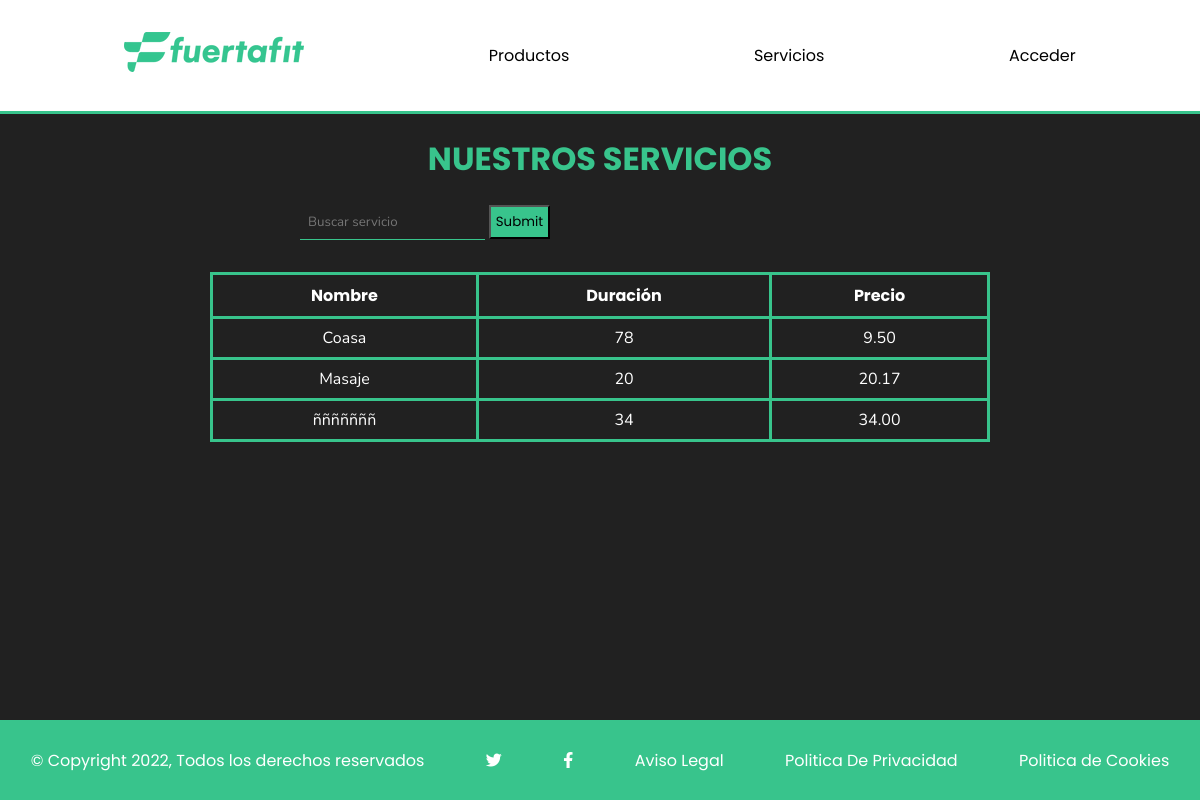
The page /php/servicios.php on the database as committed earlier.
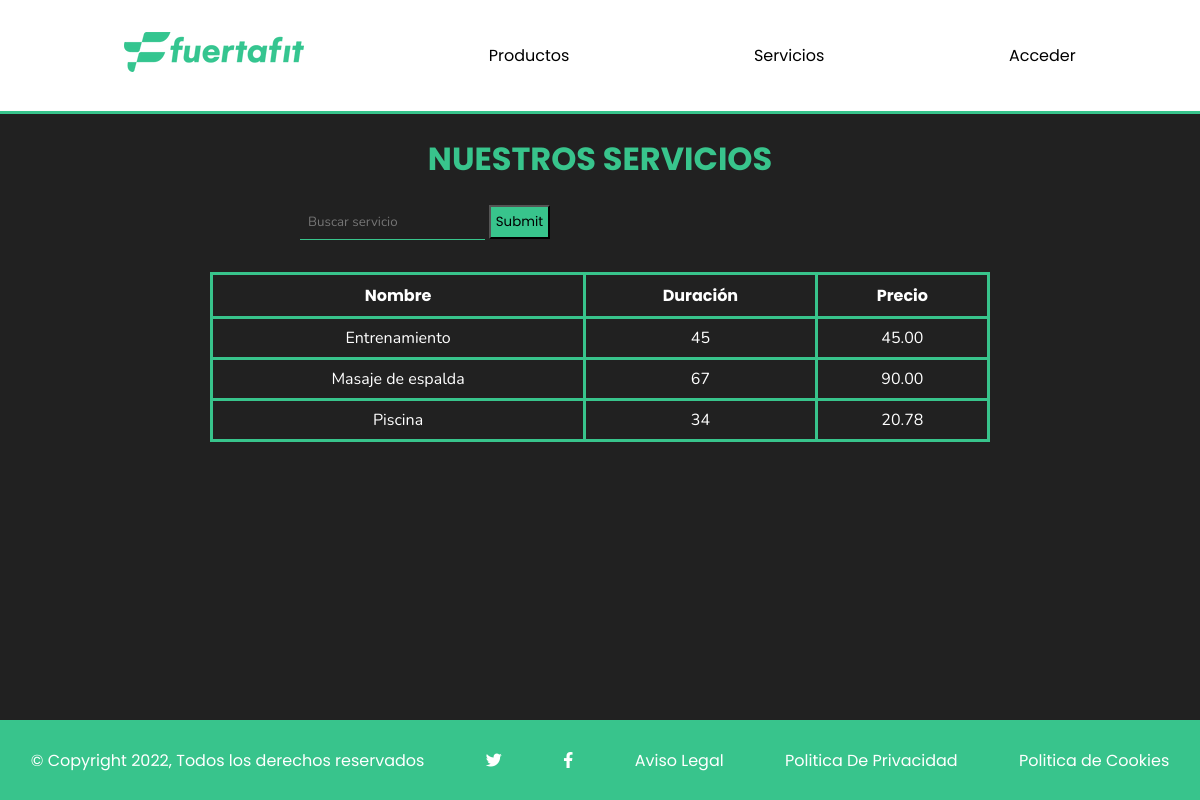
The same page on the database as committed later.
### tables this page shows
CREATE TABLE `servicio` (
  `Id` bigint(20) NOT NULL,
  `Descripcion` varchar(70) NOT NULL,
  `Duracion` int(3) NOT NULL,
  `Precio` decimal(4,2) NOT NULL
);

### php/servicios.php (the view, shortened to what this page needs)
<!DOCTYPE html>
<html lang="es">
<head>
    <link rel="stylesheet" href="https://cdnjs.cloudflare.com/ajax/libs/font-awesome/6.2.0/css/all.min.css" />
    <link rel="stylesheet" href="../estilos/estilosmenu.css">
</head>
<body class='bodyprodserv'>
   <?php
    require_once("funciones.php");
    if(isset($_COOKIE['sesion'])){
        list($usu,$nom)=comprobar_sesion('c');
    }else if(isset($_SESSION['tipo'])){
        list($usu,$nom)=comprobar_sesion('s');
    }else{
        $usu='n';
        $nom='';
    }
    echo imprimir_menu($usu,$nom);
    $conexion=conectarservidor();
    echo "<main class='mainprodserv'>";
    echo "<h1>NUESTROS SERVICIOS</h1>";
    echo "<div class='buscarinser'>";
    echo form_buscar('servicio');
    echo "</div>";
    if(isset($_GET["busqueda"])){
        echo btn_volver('servicios.php','volver');
        $param="%$_GET[buscar]%";
        $buscar=$conexion->prepare("select * from servicio where descripcion like ?");
        $buscar->bind_result($id,$descri,$durac,$preci);
        $buscar->bind_param("s",$param);
        $buscar->execute();
        $buscar->store_result();
        if($buscar->affected_rows>0){
            $info_bus="<table class='tablaprodserv'><thead><th>Nombre</th><th>Duración</th><th>Precio</th>";
            if($usu==='a'){
                $info_bus.="<th>Modificar</th>";
            }
            $info_bus.="</thead><tbody>";
            while($buscar->fetch()){
                $info_bus.="<tr>";
                $info_bus.="<td>$descri</td>";
                $info_bus.="<td>$durac</td>";
                $info_bus.="<td>$preci €</td>";
                if($usu==='a'){
                    $info_bus.="<td><a method='get' href='modserv.php?editserv=$id'>MODIFICAR</a></td>";
                }
                $info_bus.="</tr>";
            }
            $info_bus.="</tbody></table>";
            echo $info_bus;
        }else{
            echo "<p>No hay datos que coincidan con tu busqueda</p>";
        }
    }else{
        $servicios=consultar_datos("servicio");
        if(gettype($servicios)==="string"){
            $info="<p>$servicios</p>";
        }else{
            $info="<table class='tablaprodserv'><thead><th>Nombre</th><th>Duración</th><th>Precio</th>";
            $info.="</thead><tbody>";
            while($cont=$servicios->fetch_array(MYSQLI_ASSOC)){
                $info.="<tr>";
                $info.="<td>$cont[Descripcion]</td>";
                $info.="<td>$cont[Duracion]</td>";
                $info.="<td>$cont[Precio]</td>";
                $info.="</tr>";
            }
            $info.="</tbody></table>";
        }
        echo $info;
    }
    echo "</main>";
    echo imprimir_footer();
   ?>
</body>
</html>

### php/funciones.php (shortened to what this page needs)
<!DOCTYPE html>
<html lang="en">
<head>
</head>
<body>
    <?php
        function conectarservidor(){
            $conexion= new mysqli('localhost','root','','club');
            $conexion->set_charset("utf8");
            return $conexion;
        }
        function imprimir_menu($u,$n){
            if($u==='n'){
                $cabecera="<header>
                    <nav>
                        <a href='../index.php'><img src='../img/NUEVO_LOGO_verde_180x.avif'></a>
                        <a href='Productos.php'>Productos</a>
                        <a href='servicios.php'>Servicios</a>
                        <a href='formacceso.php'>Acceder</a>
                    </nav>
                </header>";
            }
        return $cabecera;
        }
        function imprimir_footer(){
            $pie="<footer>
            <p>© Copyright 2022, Todos los derechos reservados</p>
            <i class='fa-brands fa-twitter'></i>
            <i class='fa-brands fa-facebook-f'></i>
            <a href=''>Aviso Legal</a>
            <a href=''>Politica De Privacidad</a>
            <a href=''>Politica de Cookies</a>
            </footer>";
            return $pie;
        }
        function consultar_datos($tabla){
            $conex=conectarservidor();
            $consulta="select * from ".$tabla;
            if($tabla==='producto'){
                $consulta.=" order by nombre asc";
            }else if($tabla==='servicio'){
                $consulta.=" order by descripcion asc";
            }
            $datos=$conex->query($consulta);
            if($datos->num_rows==0){
                $info="no hay datos que coincidan con su consulta";
            }else{
                $info=$datos;
            }
            return $info;
        }
        function form_buscar($page){
            $formu="<form method='get' action='#' id='fbuscar'>
                        <input name='buscar' type='text' placeholder='Buscar $page'>
                        <input name='busqueda' type='submit'>
                    </form>";
            return $formu;
        }
    ?>
</body>
</html>

### estilos/estilosmenu.css (style rules this page uses)
html { min-height: 100vh; position: relative; }
body { margin:0px; margin-bottom: 8rem; }
header { position: sticky; top:0px; background-color: white; }
header>nav { display: flex; justify-content: space-around; align-items: center; padding: 2rem; border-bottom: 3px solid #38c48c; }
nav a { text-decoration: none; color:black; font-family: 'Poppins', sans-serif; }
h1,h2 { text-align: center; color:#38c48c; font-family: 'Poppins', sans-serif; }
.buscarinser { width: 50%; margin: 1rem auto; display: flex; align-items: center; justify-content: space-between; }
.buscarinser input[type='text'] { color: #fff; border: 0px; border-bottom: 1px solid #38c48c ; background-color: #00000000; outline: none; padding: 0.5rem; font-family: 'Nunito', sans-serif; }
.buscarinser input[type='submit'] { font-family: 'Poppins', sans-serif; background-color: #38c48c; padding: 0.3rem; }
main { overflow-y: auto; scroll-behavior: smooth; }
.bodyprodserv { background-color: rgba(00, 00, 00, 0.87); color: #fff; }
.tablaprodserv { width: 65%; margin: 2rem auto; border-collapse: collapse; text-align: center; }
.tablaprodserv td,.tablaprodserv th { border: 3px solid #38c48c; padding: 0.5rem; }
.tablaprodserv th { font-family: 'Poppins', sans-serif; }
.tablaprodserv td { font-family: 'Nunito', sans-serif; }
footer { position: absolute; bottom: 0; display: flex; justify-content: space-around; align-items: center; background-color: #38c48c; color: white; font-family: 'Poppins', sans-serif; width: 100%; height: 10vh; }
footer a { color: white; text-decoration: none; font-family: 'Poppins', sans-serif; }

Rows that differ between the two databases and show on the page:
removed servicio: Descripcion "Coasa", Duracion "78", Precio "9.50"
removed servicio: Descripcion "Masaje", Duracion "20", Precio "20.17"
removed servicio: Descripcion "ñññññññ", Duracion "34", Precio "34.00"
added servicio: Descripcion "Entrenamiento", Duracion "45", Precio "45.00"
added servicio: Descripcion "Masaje de espalda", Duracion "67", Precio "90.00"
added servicio: Descripcion "Piscina", Duracion "34", Precio "20.78"
